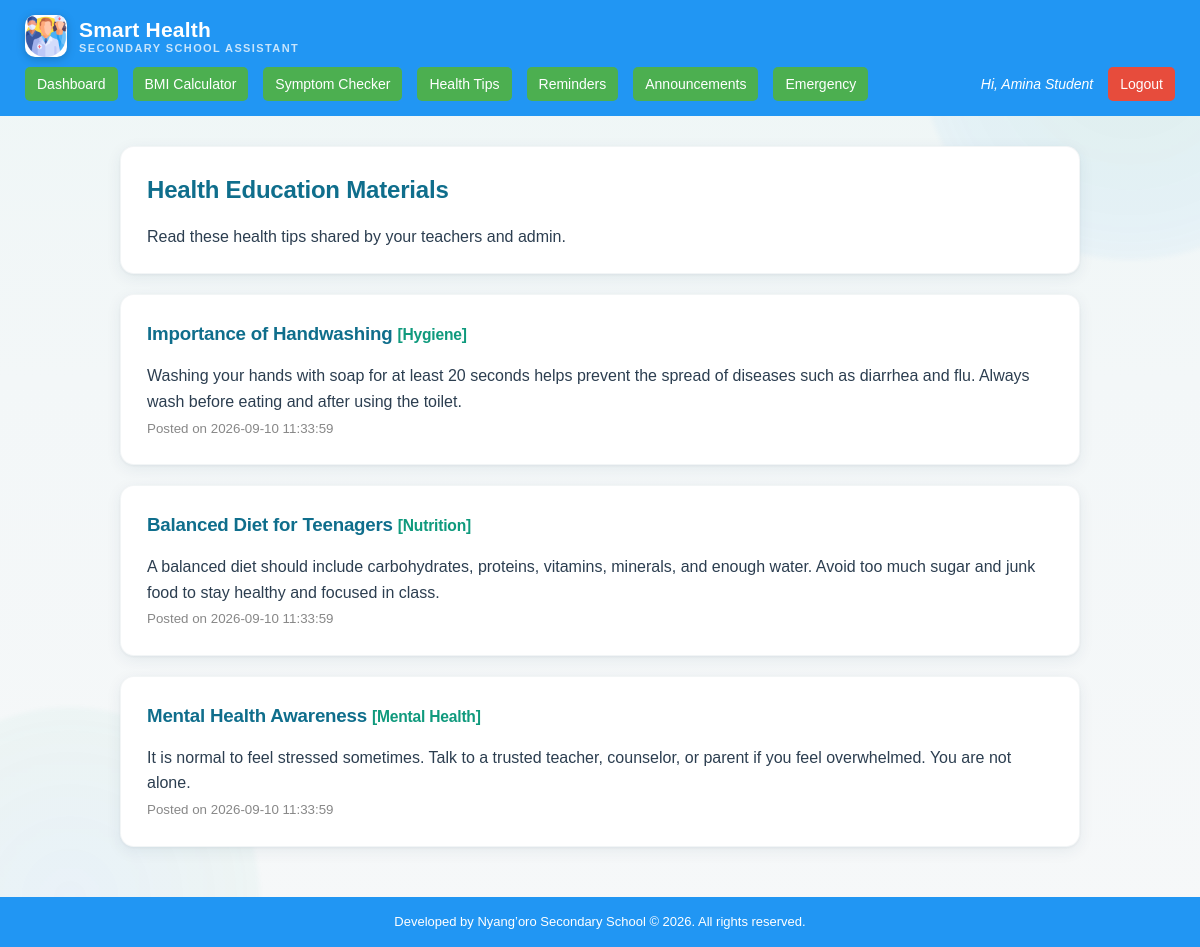
Page /student/health_education.php (signed in) on the committed database.
### tables this page shows
CREATE TABLE health_materials (
    material_id INT AUTO_INCREMENT PRIMARY KEY,
    title VARCHAR(150) NOT NULL,
    content TEXT NOT NULL,
    category VARCHAR(50) DEFAULT 'General',
    posted_by INT DEFAULT NULL,
    date_posted TIMESTAMP DEFAULT CURRENT_TIMESTAMP,
    FOREIGN KEY (posted_by) REFERENCES users(user_id) ON DELETE SET NULL
);

### student/health_education.php (the view, shortened to what this page needs)
<?php
include '../config/db.php';
include '../includes/header.php';
$materials = mysqli_query($conn, "SELECT * FROM health_materials ORDER BY date_posted DESC");
?>
<div class="card">
    <h2>Health Education Materials</h2>
    <p>Read these health tips shared by your teachers and admin.</p>
</div>
<?php while ($row = mysqli_fetch_assoc($materials)): ?>
    <div class="card">
        <h3><?php echo htmlspecialchars($row['title']); ?> <small style="color:#0f9a7d;">[<?php echo htmlspecialchars($row['category']); ?>]</small></h3>
        <p><?php echo nl2br(htmlspecialchars($row['content'])); ?></p>
        <small style="color:#888;">Posted on <?php echo htmlspecialchars($row['date_posted']); ?></small>
    </div>
<?php endwhile; ?>
<?php include '../includes/footer.php'; ?>

### assets/css/style.css (style rules this page uses)
* { margin: 0; padding: 0; box-sizing: border-box; font-family: Arial, Helvetica, sans-serif; }
html { height: 100%; }
body { background: linear-gradient(180deg, #eef6f6 0%, #f3f7f8 40%, #f6f8f9 100%); color: #2c3e50; line-height: 1.6; min-height: 100vh; position: relative; display: flex; flex-direction: column; }
body:not(.auth-page):not(.index-page)::before, body:not(.auth-page):not(.index-page)::after { content: ""; position: fixed; z-index: 0; border-radius: 50%; pointer-events: none; filter: blur(2px); }
body:not(.auth-page):not(.index-page)::before { width: 420px; height: 420px; top: -160px; right: -140px; background: radial-gradient(circle, rgba(20, 160, 133, 0.08) 0%, rgba(33, 150, 243, 0.05) 60%, transparent 100%); }
body:not(.auth-page):not(.index-page)::after { width: 380px; height: 380px; bottom: -140px; left: -120px; background: radial-gradient(circle, rgba(33, 150, 243, 0.06) 0%, rgba(20, 160, 133, 0.04) 60%, transparent 100%); }
.card { background: #fff; border-radius: 14px; padding: 24px 26px; margin-bottom: 20px; box-shadow: 0 4px 16px rgba(15, 60, 90, 0.07), 0 1px 3px rgba(15, 60, 90, 0.06); border: 1px solid rgba(15, 60, 90, 0.05); transition: box-shadow 0.2s ease, transform 0.2s ease; }
.card h2, .card h3 { color: #0f6e8c; margin-bottom: 14px; font-weight: 800; letter-spacing: -0.2px; }
.card h2 { display: flex; align-items: center; gap: 10px; }

### rows in the picture
health_materials: title "Importance of Handwashing", category "Hygiene", content "Washing your hands with soap for at least 20 seconds helps prevent the spread of diseases such as diarrhea and flu. Always wash before eating and after using the toilet.", date_posted "2026-09-10 11:33:59"
health_materials: title "Balanced Diet for Teenagers", category "Nutrition", content "A balanced diet should include carbohydrates, proteins, vitamins, minerals, and enough water. Avoid too much sugar and junk food to stay healthy and focused in class.", date_posted "2026-09-10 11:33:59"
health_materials: title "Mental Health Awareness", category "Mental Health", content "It is normal to feel stressed sometimes. Talk to a trusted teacher, counselor, or parent if you feel overwhelmed. You are not alone.", date_posted "2026-09-10 11:33:59"

### other values in the picture
$_SESSION['full_name'] "Amina Student"
